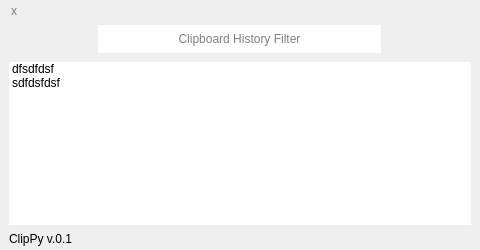
<?xml version="1.0" encoding="UTF-8"?>
<ui version="4.0">
 <class>MainWindow</class>
 <widget class="QMainWindow" name="MainWindow">
  <property name="geometry">
   <rect>
    <x>0</x>
    <y>0</y>
    <width>480</width>
    <height>250</height>
   </rect>
  </property>
  <property name="windowTitle">
   <string>MainWindow</string>
  </property>
  <widget class="QWidget" name="centralwidget">
   <property name="styleSheet">
    <string notr="true">border: none;</string>
   </property>
   <layout class="QVBoxLayout" name="verticalLayout">
    <property name="spacing">
     <number>0</number>
    </property>
    <property name="leftMargin">
     <number>0</number>
    </property>
    <property name="topMargin">
     <number>0</number>
    </property>
    <property name="rightMargin">
     <number>0</number>
    </property>
    <property name="bottomMargin">
     <number>0</number>
    </property>
    <item>
     <widget class="QFrame" name="mainFrame">
      <property name="styleSheet">
       <string notr="true">/*Globals*/
QLabel{
	color: grey;
}

/*Frames*/
#mainFrame{
	background-color:  #2F343F;
}

/*Objects*/
#searchBar{
	background-color: #262A32;
	border-radius: 5px;
	color:  #A0A0A0;
}

#settingsBtn{
	image: url(:/Icons/icons/icon_settings.png);
	background-color: transparent;
	border: none;
}

#clipsListWidget{
	background-color: transparent;
	color:  #A0A0A0;
}\




</string>
      </property>
      <property name="frameShape">
       <enum>QFrame::StyledPanel</enum>
      </property>
      <property name="frameShadow">
       <enum>QFrame::Raised</enum>
      </property>
      <layout class="QVBoxLayout" name="verticalLayout_2">
       <property name="spacing">
        <number>0</number>
       </property>
       <property name="topMargin">
        <number>6</number>
       </property>
       <property name="bottomMargin">
        <number>0</number>
       </property>
       <item>
        <widget class="QPushButton" name="closeAppBtn">
         <property name="minimumSize">
          <size>
           <width>10</width>
           <height>10</height>
          </size>
         </property>
         <property name="maximumSize">
          <size>
           <width>10</width>
           <height>10</height>
          </size>
         </property>
         <property name="cursor">
          <cursorShape>PointingHandCursor</cursorShape>
         </property>
         <property name="styleSheet">
          <string notr="true">color: grey;</string>
         </property>
         <property name="text">
          <string>x</string>
         </property>
        </widget>
       </item>
       <item>
        <widget class="QFrame" name="searchBarFrame">
         <property name="maximumSize">
          <size>
           <width>16777215</width>
           <height>50</height>
          </size>
         </property>
         <property name="styleSheet">
          <string notr="true"/>
         </property>
         <property name="frameShape">
          <enum>QFrame::StyledPanel</enum>
         </property>
         <property name="frameShadow">
          <enum>QFrame::Raised</enum>
         </property>
         <layout class="QHBoxLayout" name="horizontalLayout">
          <property name="spacing">
           <number>0</number>
          </property>
          <item>
           <widget class="QLineEdit" name="searchBar">
            <property name="minimumSize">
             <size>
              <width>283</width>
              <height>28</height>
             </size>
            </property>
            <property name="maximumSize">
             <size>
              <width>283</width>
              <height>28</height>
             </size>
            </property>
            <property name="styleSheet">
             <string notr="true">QLineEdit{
	selection-background-color: #4C566A;
}</string>
            </property>
            <property name="alignment">
             <set>Qt::AlignCenter</set>
            </property>
            <property name="placeholderText">
             <string>Clipboard History Filter</string>
            </property>
           </widget>
          </item>
         </layout>
        </widget>
       </item>
       <item>
        <widget class="QFrame" name="displayFrame">
         <property name="frameShape">
          <enum>QFrame::StyledPanel</enum>
         </property>
         <property name="frameShadow">
          <enum>QFrame::Raised</enum>
         </property>
         <layout class="QHBoxLayout" name="horizontalLayout_3">
          <property name="leftMargin">
           <number>0</number>
          </property>
          <property name="topMargin">
           <number>0</number>
          </property>
          <property name="rightMargin">
           <number>0</number>
          </property>
          <property name="bottomMargin">
           <number>0</number>
          </property>
          <item>
           <widget class="QListWidget" name="clipsListWidget">
            <property name="maximumSize">
             <size>
              <width>16777215</width>
              <height>16777215</height>
             </size>
            </property>
            <property name="styleSheet">
             <string notr="true">QListView::item:selected{
	background-color:  #4C566A;
}
</string>
            </property>
            <item>
             <property name="text">
              <string>dfsdfdsf</string>
             </property>
            </item>
            <item>
             <property name="text">
              <string>sdfdsfdsf</string>
             </property>
            </item>
           </widget>
          </item>
         </layout>
        </widget>
       </item>
       <item>
        <widget class="QFrame" name="bottomFrame">
         <property name="minimumSize">
          <size>
           <width>25</width>
           <height>25</height>
          </size>
         </property>
         <property name="maximumSize">
          <size>
           <width>1000000</width>
           <height>20</height>
          </size>
         </property>
         <property name="styleSheet">
          <string notr="true"/>
         </property>
         <property name="frameShape">
          <enum>QFrame::StyledPanel</enum>
         </property>
         <property name="frameShadow">
          <enum>QFrame::Raised</enum>
         </property>
         <layout class="QHBoxLayout" name="horizontalLayout_2">
          <property name="leftMargin">
           <number>0</number>
          </property>
          <property name="topMargin">
           <number>0</number>
          </property>
          <property name="rightMargin">
           <number>0</number>
          </property>
          <property name="bottomMargin">
           <number>0</number>
          </property>
          <item>
           <widget class="QLabel" name="statusLabel">
            <property name="maximumSize">
             <size>
              <width>16777215</width>
              <height>20</height>
             </size>
            </property>
            <property name="styleSheet">
             <string notr="true">border: none;</string>
            </property>
            <property name="text">
             <string>ClipPy v.0.1</string>
            </property>
           </widget>
          </item>
          <item>
           <widget class="QPushButton" name="settingsBtn">
            <property name="minimumSize">
             <size>
              <width>20</width>
              <height>20</height>
             </size>
            </property>
            <property name="maximumSize">
             <size>
              <width>20</width>
              <height>20</height>
             </size>
            </property>
            <property name="cursor">
             <cursorShape>PointingHandCursor</cursorShape>
            </property>
            <property name="text">
             <string/>
            </property>
           </widget>
          </item>
         </layout>
        </widget>
       </item>
      </layout>
     </widget>
    </item>
   </layout>
  </widget>
 </widget>
 <resources>
  <include location="../res.qrc"/>
 </resources>
 <connections/>
</ui>
